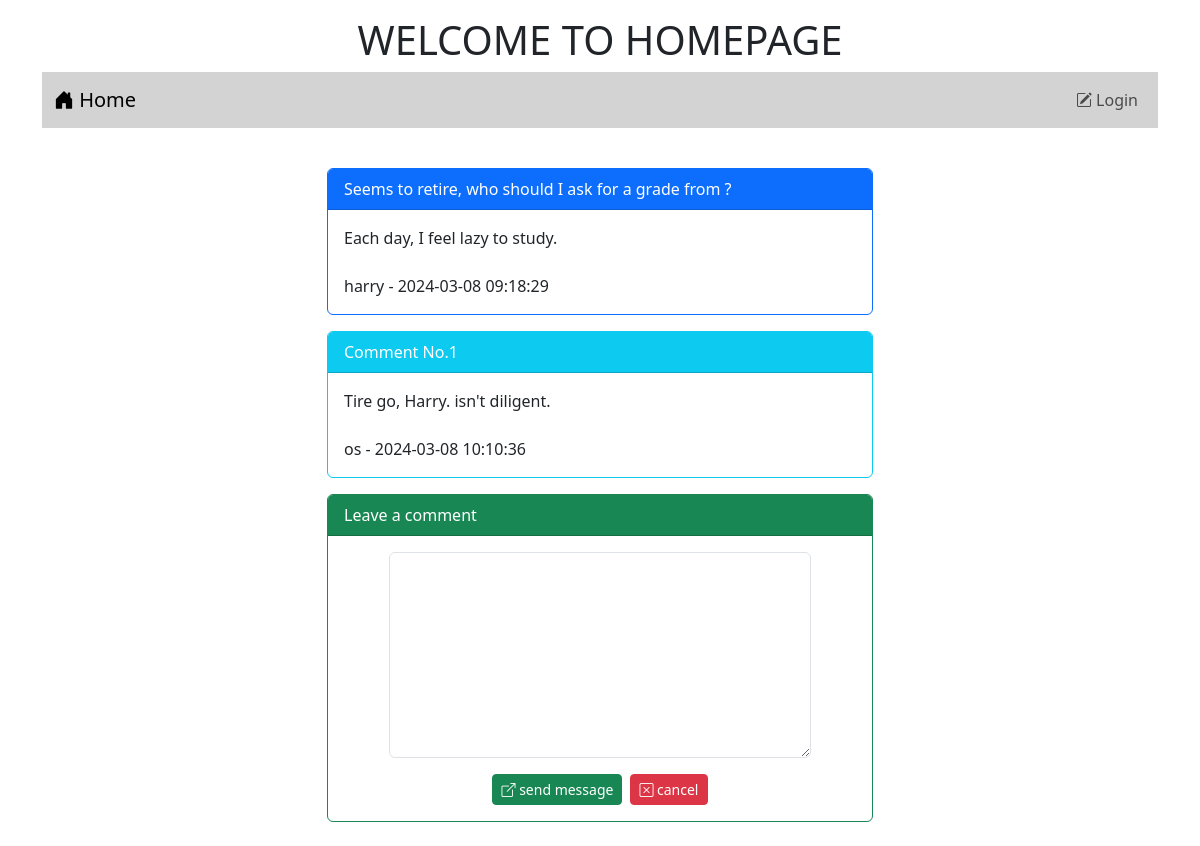
Screenshot of /post.php?id=3 with the database file from the repository.
### tables this page shows
CREATE TABLE `post` (
  `id` int(11) NOT NULL,
  `title` varchar(128) NOT NULL,
  `content` varchar(2048) NOT NULL,
  `post_date` datetime NOT NULL,
  `cat_id` int(11) NOT NULL,
  `user_id` int(11) NOT NULL
);

CREATE TABLE `user` (
  `id` int(11) NOT NULL,
  `login` varchar(32) NOT NULL,
  `password` varchar(64) NOT NULL,
  `name` varchar(64) NOT NULL,
  `gender` char(1) NOT NULL,
  `email` varchar(32) NOT NULL,
  `role` char(1) NOT NULL
);

CREATE TABLE `comment` (
  `id` int(11) NOT NULL,
  `content` varchar(20148) NOT NULL,
  `post_date` datetime NOT NULL,
  `user_id` int(11) NOT NULL,
  `post_id` int(11) NOT NULL
);

### post.php (the view, shortened to what this page needs)
<!DOCTYPE html>
<html lang="en">
<head>
    <link href="https://cdn.jsdelivr.net/npm/bootstrap@5.3.2/dist/css/bootstrap.min.css" rel="stylesheet">
    <link rel="stylesheet" href="https://cdn.jsdelivr.net/npm/bootstrap-icons@1.11.3/font/bootstrap-icons.min.css">
</head>
<body>
    <div class="container-lg">
        <h1 style="text-align: center;" class="mt-3">WELCOME TO HOMEPAGE</h1>
        <?php include "nav.php" ?>
        <div class="row mt-4">
            <div class="col-lg-3 col-md-2 col-sm-1"></div>
            <div class="col-lg-6 col-md-8 col-sm-10">
                <?php
                    $conn = new PDO("mysql:host=localhost;dbname=webboard;charset=utf8","root","");
                    $sql1 = "SELECT post.title, post.content, post.post_date, user.login
                        FROM post INNER JOIN user ON (post.user_id = user.id)
                        WHERE post.id = $_GET[id]";
                    $sql2 = "SELECT comment.id, comment.content, comment.post_date, user.login
                        FROM comment
                        INNER JOIN user ON (comment.user_id = user.id)
                        INNER JOIN post ON (comment.post_id = post.id)
                        WHERE post.id = $_GET[id]";
                    $result1 = $conn->query($sql1);
                    $result2 = $conn->query($sql2);
                    $commentNumber = 1;
                    while ($row = $result1->fetch()) {
                        echo "<div class='card border-primary mt-3'>";
                            echo "<div class='card-header bg-primary text-white'> $row[0] </div>";
                            echo "<div class='card-body'> $row[1] <br><br> $row[3] - $row[2] </div>";
                        echo "</div>";
                    }
                    while ($row = $result2->fetch()) {
                        echo "<div class='card border-info mt-3'>";
                            echo "<div class='card-header bg-info text-white'> Comment No.$commentNumber </div>";
                            echo "<div class='card-body'> $row[1] <br><br> $row[3] - $row[2] </div>";
                        echo "</div>";
                        $commentNumber++;
                    }
                ?>
                <div class="card border-success mt-3">
                    <div class="card-header bg-success text-white"> Leave a comment </div>
                    <div class="card-body">
                        <form action="post_save.php" method="post">
                            <div class="row mb-3 justify-content-center">
                                <div class="col-lg-10">
                                    <textarea name="comment" rows="8" class="form-control" required></textarea>
                                </div>
                            </div>
                            <div class="row">
                                <div class="col-lg-12 d-flex justify-content-center">
                                    <button type="submit" class="btn btn-success btn-sm text-white me-1">
                                        <i class="bi bi-box-arrow-up-right"></i> send message
                                    </button>
                                    <button type="reset" class="btn btn-danger btn-sm ms-1">
                                        <i class="bi bi-x-square"></i> cancel
                                    </button>
                                </div>
                            </div>
                        </form>
                    </div>
                </div>
                <br>
            </div>
            <div class="col-lg-3 col-md-2 col-sm-1"></div>
        </div>
    </div>
</body>
</html>

### rows the page displays
post: title "Seems to retire, who should I ask for a grade from ?", content "Each day, I feel lazy to study.", user.login "harry", post_date "2024-03-08 09:18:29"
comment: content "Tire go, Harry. isn't diligent.", user.login "os", post_date "2024-03-08 10:10:36"
